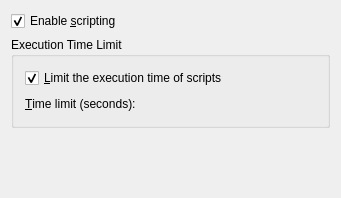
<ui version="4.0" >
 <author>Michel Ludwig (michel.ludwig@kdemail.net)</author>
 <class>KileWidgetScriptingConfig</class>
 <widget class="QWidget" name="KileWidgetScriptingConfig" >
  <property name="geometry" >
   <rect>
    <x>0</x>
    <y>0</y>
    <width>341</width>
    <height>198</height>
   </rect>
  </property>
  <property name="sizePolicy" >
   <sizepolicy vsizetype="Preferred" hsizetype="Preferred" >
    <horstretch>0</horstretch>
    <verstretch>0</verstretch>
   </sizepolicy>
  </property>
  <property name="windowTitle" >
   <string>Scripting Support</string>
  </property>
  <layout class="QVBoxLayout" >
   <item>
    <widget class="QCheckBox" name="kcfg_ScriptingEnabled" >
     <property name="sizePolicy" >
      <sizepolicy vsizetype="Minimum" hsizetype="Minimum" >
       <horstretch>0</horstretch>
       <verstretch>0</verstretch>
      </sizepolicy>
     </property>
     <property name="text" >
      <string>Enable &amp;scripting</string>
     </property>
     <property name="checked" >
      <bool>true</bool>
     </property>
    </widget>
   </item>
   <item>
    <widget class="QGroupBox" name="executionTimeLimitGroupBox" >
     <property name="enabled" >
      <bool>true</bool>
     </property>
     <property name="sizePolicy" >
      <sizepolicy vsizetype="Preferred" hsizetype="Expanding" >
       <horstretch>0</horstretch>
       <verstretch>0</verstretch>
      </sizepolicy>
     </property>
     <property name="title" >
      <string>Execution Time Limit</string>
     </property>
     <property name="flat" >
      <bool>true</bool>
     </property>
     <layout class="QVBoxLayout" >
      <item>
       <widget class="QCheckBox" name="kcfg_TimeLimitEnabled" >
        <property name="sizePolicy" >
         <sizepolicy vsizetype="Minimum" hsizetype="Minimum" >
          <horstretch>0</horstretch>
          <verstretch>0</verstretch>
         </sizepolicy>
        </property>
        <property name="text" >
         <string>&amp;Limit the execution time of scripts</string>
        </property>
        <property name="checked" >
         <bool>true</bool>
        </property>
       </widget>
      </item>
      <item>
       <layout class="QHBoxLayout" >
        <item>
         <widget class="QLabel" name="textLabel1" >
          <property name="sizePolicy" >
           <sizepolicy vsizetype="Preferred" hsizetype="Preferred" >
            <horstretch>0</horstretch>
            <verstretch>0</verstretch>
           </sizepolicy>
          </property>
          <property name="text" >
           <string>&amp;Time limit (seconds):</string>
          </property>
          <property name="wordWrap" >
           <bool>false</bool>
          </property>
          <property name="buddy" >
           <cstring>kcfg_TimeLimit</cstring>
          </property>
         </widget>
        </item>
        <item>
         <spacer>
          <property name="orientation" >
           <enum>Qt::Horizontal</enum>
          </property>
          <property name="sizeType" >
           <enum>QSizePolicy::Fixed</enum>
          </property>
          <property name="sizeHint" >
           <size>
            <width>16</width>
            <height>20</height>
           </size>
          </property>
         </spacer>
        </item>
        <item>
         <widget class="KIntNumInput" name="kcfg_TimeLimit" >
          <property name="sizePolicy" >
           <sizepolicy vsizetype="Fixed" hsizetype="Minimum" >
            <horstretch>0</horstretch>
            <verstretch>0</verstretch>
           </sizepolicy>
          </property>
          <property name="minValue" stdset="0" >
           <number>1</number>
          </property>
         </widget>
        </item>
        <item>
         <spacer>
          <property name="orientation" >
           <enum>Qt::Horizontal</enum>
          </property>
          <property name="sizeType" >
           <enum>QSizePolicy::Expanding</enum>
          </property>
          <property name="sizeHint" >
           <size>
            <width>40</width>
            <height>20</height>
           </size>
          </property>
         </spacer>
        </item>
       </layout>
      </item>
     </layout>
    </widget>
   </item>
   <item>
    <spacer>
     <property name="orientation" >
      <enum>Qt::Vertical</enum>
     </property>
     <property name="sizeType" >
      <enum>QSizePolicy::Expanding</enum>
     </property>
     <property name="sizeHint" >
      <size>
       <width>20</width>
       <height>40</height>
      </size>
     </property>
    </spacer>
   </item>
  </layout>
 </widget>
 <layoutdefault spacing="6" margin="11" />
 <pixmapfunction></pixmapfunction>
 <customwidgets>
  <customwidget>
   <class>KIntNumInput</class>
   <extends>QWidget</extends>
   <header>knuminput.h</header>
  </customwidget>
 </customwidgets>
 <includes>
  <include location="local" >knuminput.h</include>
 </includes>
 <resources/>
 <connections>
  <connection>
   <sender>kcfg_ScriptingEnabled</sender>
   <signal>toggled(bool)</signal>
   <receiver>executionTimeLimitGroupBox</receiver>
   <slot>setEnabled(bool)</slot>
   <hints>
    <hint type="sourcelabel" >
     <x>20</x>
     <y>20</y>
    </hint>
    <hint type="destinationlabel" >
     <x>20</x>
     <y>20</y>
    </hint>
   </hints>
  </connection>
  <connection>
   <sender>kcfg_TimeLimitEnabled</sender>
   <signal>toggled(bool)</signal>
   <receiver>kcfg_TimeLimit</receiver>
   <slot>setEnabled(bool)</slot>
   <hints>
    <hint type="sourcelabel" >
     <x>20</x>
     <y>20</y>
    </hint>
    <hint type="destinationlabel" >
     <x>20</x>
     <y>20</y>
    </hint>
   </hints>
  </connection>
  <connection>
   <sender>kcfg_TimeLimitEnabled</sender>
   <signal>toggled(bool)</signal>
   <receiver>textLabel1</receiver>
   <slot>setEnabled(bool)</slot>
   <hints>
    <hint type="sourcelabel" >
     <x>20</x>
     <y>20</y>
    </hint>
    <hint type="destinationlabel" >
     <x>20</x>
     <y>20</y>
    </hint>
   </hints>
  </connection>
 </connections>
</ui>
